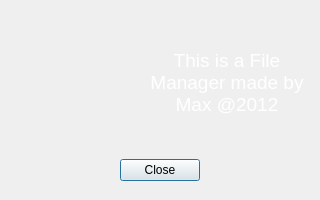
<?xml version="1.0" encoding="UTF-8"?>
<ui version="4.0">
 <class>AboutDialog</class>
 <widget class="QDialog" name="AboutDialog">
  <property name="geometry">
   <rect>
    <x>0</x>
    <y>0</y>
    <width>320</width>
    <height>200</height>
   </rect>
  </property>
  <property name="minimumSize">
   <size>
    <width>320</width>
    <height>200</height>
   </size>
  </property>
  <property name="maximumSize">
   <size>
    <width>320</width>
    <height>200</height>
   </size>
  </property>
  <property name="windowTitle">
   <string>About Max Commander</string>
  </property>
  <layout class="QGridLayout" name="gridLayout">
   <item row="0" column="0">
    <widget class="QLabel" name="aboutIconLabel">
     <property name="minimumSize">
      <size>
       <width>128</width>
       <height>128</height>
      </size>
     </property>
     <property name="maximumSize">
      <size>
       <width>128</width>
       <height>128</height>
      </size>
     </property>
     <property name="text">
      <string/>
     </property>
     <property name="pixmap">
      <pixmap resource="../maxcommander.qrc">:/mainIcon</pixmap>
     </property>
     <property name="scaledContents">
      <bool>true</bool>
     </property>
    </widget>
   </item>
   <item row="0" column="1">
    <widget class="QLabel" name="aboutInfoLabel">
     <property name="font">
      <font>
       <pointsize>14</pointsize>
      </font>
     </property>
     <property name="styleSheet">
      <string notr="true">color: rgb(255, 255, 255);</string>
     </property>
     <property name="text">
      <string>This is a File Manager made by Max @2012</string>
     </property>
     <property name="alignment">
      <set>Qt::AlignCenter</set>
     </property>
     <property name="wordWrap">
      <bool>true</bool>
     </property>
    </widget>
   </item>
   <item row="1" column="0" colspan="2">
    <widget class="QDialogButtonBox" name="aboutButtons">
     <property name="orientation">
      <enum>Qt::Horizontal</enum>
     </property>
     <property name="standardButtons">
      <set>QDialogButtonBox::Close</set>
     </property>
     <property name="centerButtons">
      <bool>true</bool>
     </property>
    </widget>
   </item>
  </layout>
 </widget>
 <resources>
  <include location="../maxcommander.qrc"/>
 </resources>
 <connections>
  <connection>
   <sender>aboutButtons</sender>
   <signal>accepted()</signal>
   <receiver>AboutDialog</receiver>
   <slot>accept()</slot>
   <hints>
    <hint type="sourcelabel">
     <x>248</x>
     <y>254</y>
    </hint>
    <hint type="destinationlabel">
     <x>157</x>
     <y>274</y>
    </hint>
   </hints>
  </connection>
  <connection>
   <sender>aboutButtons</sender>
   <signal>rejected()</signal>
   <receiver>AboutDialog</receiver>
   <slot>reject()</slot>
   <hints>
    <hint type="sourcelabel">
     <x>316</x>
     <y>260</y>
    </hint>
    <hint type="destinationlabel">
     <x>286</x>
     <y>274</y>
    </hint>
   </hints>
  </connection>
 </connections>
</ui>
